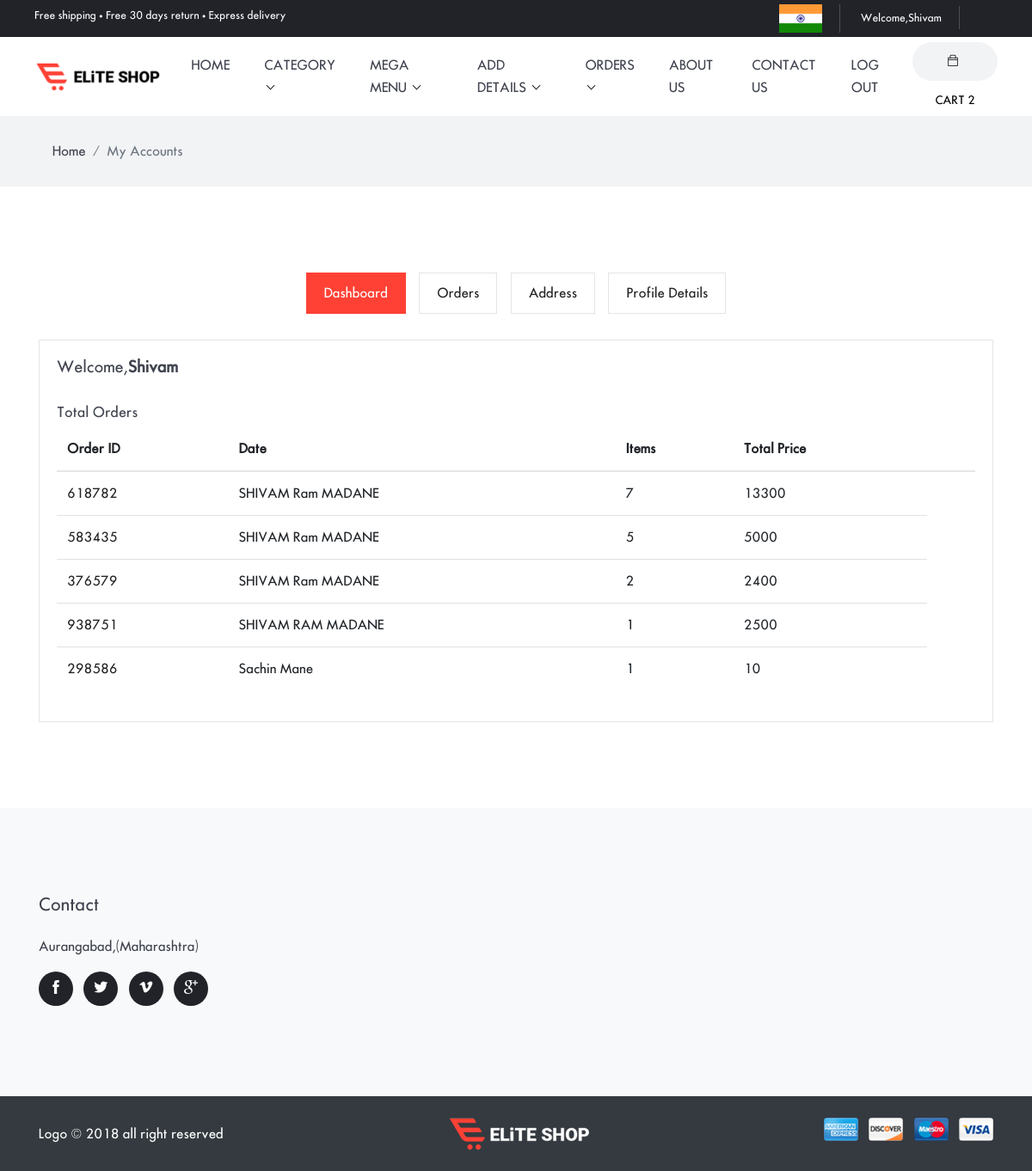
The app's page /dashboard/Allorder (signed in) with its own data.
### shopping/models.py (models this page shows)
class order_product_detail(models.Model):
    order_detail=models.ForeignKey(order_product, on_delete=models.CASCADE, null=True)
    pro = models.ForeignKey(Product, on_delete=models.CASCADE, null=True,blank=True)
    quantity=models.IntegerField(null=True)
    estimated_date=models.DateField(null=True)
    total_amount=models.IntegerField(null=True)
    status = models.CharField(max_length=100, null=True, choices=status,blank=True)

class order_product(models.Model):
    usr = models.ForeignKey(User, on_delete=models.CASCADE, null=True)
    fullname=models.CharField(max_length=100,null=True)
    house_no=models.CharField(max_length=100,null=True,blank=True)
    area_name = models.CharField(max_length=100, null=True)
    landmark = models.CharField(max_length=100, null=True,blank=True)
    state_city = models.CharField(max_length=100, null=True)
    email=models.CharField(max_length=100,null=True,blank=True)
    pincode= models.CharField(max_length=100, null=True)
    mob1 = models.CharField(max_length=100, null=True)
    mob2 = models.CharField(max_length=100, null=True,blank=True)
    date=models.DateField(blank=True,null=True)
    order_id = models.CharField(max_length=100, null=True,blank=True)
    payment_status=models.CharField(max_length=100,default='Not Done',blank=True)
    payment_id=models.CharField(max_length=100, null=True,blank=True)
    amount=models.IntegerField(null=True,blank=True)
    def __str__(self):
        return self.fullname

### shopping/views.py (the view, shortened to what this page needs)
# urls.py: path('dashboard/<str:type>',userdashboard,name='dash'),
def userdashboard(request,type):
    c1 = ''
    c2 = ''
    c3 = ''
    c4 = ''
    data =[]
    ud = []
    new = []
    if type == 'Allorder':
        c1 = 'active'
        order_data=order_product.objects.filter(usr=request.user)
        for f in order_data:
            alldata=order_product_detail.objects.filter(order_detail=f)
            for i in alldata:
                if i.status == 'Delivered':
                    data.append(i)
    elif type == 'Address':
        c3 = 'active'
        new=order_product.objects.filter(usr=request.user)
    elif type == 'Userdetail':
        c4 = 'active'
        ud = userdetail.objects.filter(usr=request.user).first()
    else:
        raise Http404()
    d={'type':type,'class1':c1,'class2':c2,'class3':c3,'class4':c4,'data':data,'ud':ud,'new':new,"allcat":allcat,'mycart':mycartdata(request.user)}
    return render(request,'dashboard.html',d)

### shopping/views.py (called while the page is built)
def allcat():
    allcat = Category.objects.all()
    return allcat

def mycartdata(User=None):
    cartlist = []
    if User.is_authenticated:
        cart=AddToCart.objects.filter(usr=User)[::-1]
        cartlist=cart[:2]
    return cartlist

### shopping/templates/dashboard.html (shortened to what this page needs)
{%extends 'base.html' %}
{%load static%}
{%block body%}
<div class="main-wrapper">
<nav class="bg-gray py-3">
  <div class="container">
    <ol class="breadcrumb">
      <li class="breadcrumb-item"><a href="{% url 'home'%}">Home</a></li>
      <li class="breadcrumb-item active" aria-current="page">My Accounts</li>
    </ol>
  </div>
</nav>
<section class="user-dashboard section">
	<div class="container">
		<div class="row">
			<div class="col-md-12">
				<ul class="list-inline dashboard-menu text-center">
					<li class="list-inline-item"><a class="{{class1}}" href="{% url 'dash' 'Allorder'%}">Dashboard</a></li>
					<li class="list-inline-item"><a class="{{class2}}" href="{% url 'dash' 'Pending'%}">Orders</a></li>
					<li class="list-inline-item"><a class="{{class3}}" href="{% url 'dash' 'Address'%}">Address</a></li>
					<li class="list-inline-item"><a class="{{class4}}" href="{% url 'dash' 'Userdetail'%}">Profile Details</a></li>
				</ul>
				{% if type == 'Allorder'%}
				<div class="dashboard-wrapper user-dashboard">
					<div class="media">
						<div class="media-body align-self-center">
							<h2 class="media-heading">Welcome,<b>{{request.user.first_name}}</b></h2>
								</div>
					</div>
					<div class="total-order mt-4">
						<h4>Total Orders</h4>
						<div class="table-responsive">
							<table class="table">
								<thead>
									<tr>
										<th>Order ID</th>
										<th>Date</th>
										<th>Items</th>
										<th>Total Price</th>
										<th></th>
									</tr>
								</thead>
								<tbody>
								{% for i in data%}
									<tr>
										<td><a href="#">{{i.order_detail.order_id}}</a></td>
										<td>{{i.order_detail}}</td>
										<td>{{i.quantity}}</td>
										<td>{{i.total_amount}}</td>
									</tr>
								{%endfor%}
								</tbody>
							</table>
						</div>
					</div>
				</div>
				{%endif%}
			</div>
		</div>
	</div>
</section>
{%endblock%}

### shopping/templates/base.html (shortened to what this page needs)
<!DOCTYPE html>
<html lang="zxx">
<head>
  {% load static %}
  <link rel="stylesheet" href="{% static 'plugins/bootstrap/bootstrap.min.css' %}">
  <link rel="stylesheet" href="{% static 'plugins/themify-icons/themify-icons.css' %}">
  <link rel="stylesheet" href="{% static 'plugins/slick/slick.css' %}">
  <link rel="stylesheet" href="{% static 'plugins/venobox/venobox.css' %}">
  <link rel="stylesheet" href="{% static 'plugins/animate/animate.css' %}">
  <link rel="stylesheet" href="{% static 'plugins/aos/aos.css' %}">
  <link rel="stylesheet" href="{% static 'plugins/bootstrap-touchspin-master/jquery.bootstrap-touchspin.min.css' %}">
  <link rel="stylesheet" href="{% static 'plugins/nice-select/nice-select.css' %}">
  <link rel="stylesheet" href="{% static 'plugins/bootstrap-slider/bootstrap-slider.min.css' %}">
  <link href="{% static 'css/style.css' %}" rel="stylesheet">
</head>
<body>
<header>
  <div class="top-header">
    <div class="row">
      <div class="col-lg-6 text-center text-lg-left">
        <p class="text-white mb-lg-0 mb-1">Free shipping • Free 30 days return • Express delivery</p>
      </div>
      <div class="col-lg-6 text-center text-lg-right">
        <ul class="list-inline">
          <li class="list-inline-item"><img  length="20px" width="50px" src="{% static 'images/india-flag.jpg' %}" alt="flag"></li>
          <li class="list-inline-item"><a href="{% url 'dash' 'Allorder'%}">{%if request.user.is_authenticated%}Welcome,{%endif%}{{request.user.first_name}}</a></li>
        </ul>
      </div>
    </div>
  </div>
</header>
<nav class="navbar navbar-expand-lg navbar-light bg-white w-100" id="navbar">
  <a class="navbar-brand order-2 order-lg-1" href="{% url 'home'%}"><img class="img-fluid" src="{% static 'images/logo.png' %}" alt="logo"></a>
  <div class="collapse navbar-collapse order-1 order-lg-2" id="navbarSupportedContent">
    <ul class="navbar-nav mx-auto">
      <li class="nav-item">
        <a class="nav-link" href="{% url 'home'%}">home</a>
      </li>
      <li class="nav-item dropdown view">
        <a class="nav-link dropdown-toggle" href="shop.html" role="button" data-toggle="dropdown" aria-haspopup="true"
          aria-expanded="false">
          Category
        </a>
      </li>
      <li class="nav-item dropdown mega-dropdown">
        <a class="nav-link dropdown-toggle" href="#" role="button" data-toggle="dropdown" aria-haspopup="true"
          aria-expanded="false">
          Mega Menu
        </a>
      </li>
      {% if request.user.is_staff%}
      <li class="nav-item dropdown view">
        <a class="nav-link dropdown-toggle" href="shop.html" role="button" data-toggle="dropdown" aria-haspopup="true"
          aria-expanded="false">
          Add Details
        </a>
      </li>
      <li class="nav-item dropdown view">
        <a class="nav-link dropdown-toggle" href="shop.html" role="button" data-toggle="dropdown" aria-haspopup="true"
          aria-expanded="false">
          Orders
        </a>
      </li>
       <li class="nav-item">
        <a class="nav-link" href="{% url 'about' %}">about Us</a>
      </li>
      <li class="nav-item">
        <a class="nav-link" href="{% url 'contact' %}">Contact Us</a>
      </li>
      {%endif%}
      {%if not request.user.is_authenticated%}
        <li class="nav-item">
        <a class="nav-link" href="{% url 'login' %}">Login</a>
      </li>
        <li class="nav-item">
        <a class="nav-link" href="{% url 'sign' %}">Sign Up</a>
      </li>
      {%else%}
      <li class="nav-item">
        <a class="nav-link" href="{% url 'ou' %}">Log Out</a>
      </li>
      {%endif%}
    </ul>
  </div>
  <div class="order-3 navbar-right-elements">
    <div class="search-cart">
      {% if request.user.is_authenticated %}
      <div class="cart">
        <button id="cartOpen" class="cart-btn"><i class="ti-bag"></i><span class="d-xs-none">CART</span> {{request.user.addtocart_set.count}}</button>
      </div>
      {%endif%}
    </div>
  </div>
</nav>
{%block body%}
{%endblock%}
<footer class="bg-light">
  <div class="section">
    <div class="container">
      <div class="row">
        <div class="col-md-3 col-sm-6 mb-5 mb-md-0 text-center text-sm-left">
          <h4 class="mb-4">Contact</h4>
          <p>Aurangabad,(Maharashtra)</p>
          <ul class="list-inline social-icons">
            <li class="list-inline-item"><a href="#"><i class="ti-facebook"></i></a></li>
            <li class="list-inline-item"><a href="#"><i class="ti-twitter-alt"></i></a></li>
            <li class="list-inline-item"><a href="#"><i class="ti-vimeo-alt"></i></a></li>
            <li class="list-inline-item"><a href="#"><i class="ti-google"></i></a></li>
          </ul>
        </div>
      </div>
    </div>
  </div>
  <div class="bg-dark py-4">
    <div class="container">
      <div class="row">
        <div class="col-md-5 text-center text-md-left mb-4 mb-md-0 align-self-center">
          <p class="text-white mb-0">Logo &copy; 2018 all right reserved</p>
        </div>
        <div class="col-md-2 text-center text-md-left mb-4 mb-md-0">
          <img src="{% static 'images/logo-alt.png' %}" alt="logo">
        </div>
        <div class="col-md-5 text-center text-md-right mb-4 mb-md-0">
          <ul class="list-inline">
            <li class="list-inline-item"><img class="img-fluid rounded atm-card-img" src="{% static 'images/payment-card/card-1.jpg' %}" alt="card"></li>
            <li class="list-inline-item"><img class="img-fluid rounded atm-card-img" src="{% static 'images/payment-card/card-2.jpg' %}" alt="card"></li>
            <li class="list-inline-item"><img class="img-fluid rounded atm-card-img" src="{% static 'images/payment-card/card-3.jpg' %}" alt="card"></li>
            <li class="list-inline-item"><img class="img-fluid rounded atm-card-img" src="{% static 'images/payment-card/card-4.jpg' %}" alt="card"></li>
          </ul>
        </div>
      </div>
    </div>
  </div>
</footer>
</div>
</body>
</html>

### static/css/style.css (style rules this page uses)
body { line-height: 26px; font-family: "futura_icgregular"; font-weight: 400; -webkit-font-smoothing: antialiased; font-size: 15px; }
p, .paragraph { font-weight: 400; color: #3f434e; font-size: 15px; line-height: 26px; font-family: "futura_icgregular"; }
h1, h2, h3, h4, h5, h6, .h1, .h2, .h3, .h4, .h5, .h6 { color: #3f434e; font-family: "futura_icgregular"; font-weight: 400; }
h2, .h2 { font-size: 30px; }
h4, .h4 { font-size: 20px; }
body { background-color: #fff; overflow-x: hidden; }
ol, ul { list-style-type: none; margin: 0px; }
img { vertical-align: middle; border: 0; }
a, a:hover, a:focus { text-decoration: none; }
a, button, select, input, label { cursor: pointer; transition: .2s ease; }
.section { padding-top: 100px; padding-bottom: 100px; }
.breadcrumb { border-radius: 0; background-color: transparent; margin-bottom: 0; }
.breadcrumb-item a { color: #3f434e; }
.bg-gray { background: #f2f3f5; }
.bg-dark { background-color: #3f434e; }
.dropdown-toggle::after { display: inline-block; width: 7px; height: 7px; margin-left: .255em; vertical-align: .255em; content: ""; border: 0; border-bottom: 1px solid #212329; border-right: 1px solid #212329; -webkit-transform: rotate(45deg); transform: rotate(45deg); }
.social-icons li { margin-bottom: 5px; }
.social-icons li a { display: inline-block; height: 40px; width: 40px; border-radius: 50%; background: #212329; font-size: 16px; line-height: 40px; text-align: center; color: #fff; transition: .2s ease; }
.top-header { padding: 5px 40px; background: #212329; }
.top-header p { font-size: 12px; }
.top-header ul li { margin: 0; border-right: 1px solid #4d4f54; padding: 0 20px; position: relative; }
.top-header ul li a { color: #fff; font-size: 12px; }
.top-header ul li:not(:last-child) { margin-right: 0; }
.cart { display: inline-block; }
.cart-btn { height: 45px; padding: 0 25px; line-height: 45px; font-size: 13px; border: 0; border-radius: 40px; background: #f2f3f5; }
.cart-btn i { display: inline-block; margin-right: 5px; }
.navbar { padding: 0 40px; }
.navbar-brand { z-index: 1; }
.navbar-nav { z-index: 1; }
.navbar .nav-item .nav-link { text-transform: uppercase; font-size: 15px; padding: 20px; display: inline-block; }
.navbar .dropdown.mega-dropdown { position: static; }
.navbar-light .navbar-nav .nav-link { color: #3f434e; transition: .2s ease; }
.atm-card-img { max-width: 40px; }
.dashboard-menu .active { background: #ff4135; color: #fff; border: 1px solid #ff4135; }
.dashboard-menu li { padding: 0; margin: 0 3px; }
.dashboard-menu li a { padding: 10px 20px; border: 1px solid #e5e5e5; display: inline-block; color: #222222; }
.dashboard-wrapper { border: 1px solid #e5e5e5; margin-top: 30px; padding: 20px; }
.dashboard-wrapper h2 { font-size: 18px; }
.dashboard-wrapper h4 { font-size: 16px; }
.dashboard-wrapper a { color: #222222; }
.table thead { border-bottom: 2px solid #e5e5e5; }
.table thead th { border: 0; }

### records on screen
order_product_detail: order_detail.order_id "618782", order_detail "SHIVAM Ram MADANE", quantity "7", total_amount "13300"
order_product_detail: order_detail.order_id "583435", order_detail "SHIVAM Ram MADANE", quantity "5", total_amount "5000"
order_product_detail: order_detail.order_id "376579", order_detail "SHIVAM Ram MADANE", quantity "2", total_amount "2400"
order_product_detail: order_detail.order_id "938751", order_detail "SHIVAM RAM MADANE", quantity "1", total_amount "2500"
order_product_detail: order_detail.order_id "298586", order_detail "Sachin Mane", quantity "1", total_amount "10"

### other values on screen
{{ request.user.first_name }} "Shivam"
{{ request.user.addtocart_set.count }} "2"
